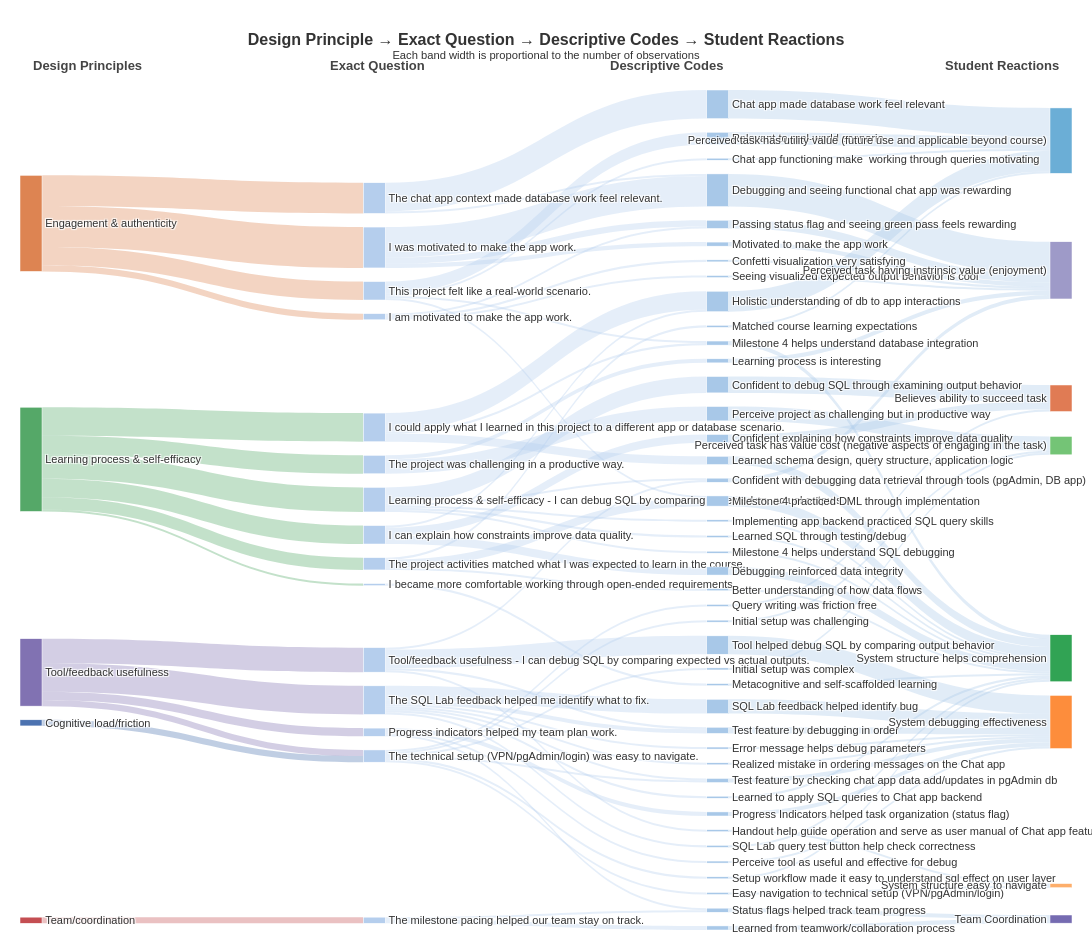

This figure's notebook cell:
### Code cell
"""
Sankey Plot: Design Principle → Exact Question → Descriptive Codes → Student Reactions
Data source: db-q4-2.csv
Requirements: pip install pandas plotly kaleido
"""

import pandas as pd
import plotly.graph_objects as go

# ── 1. Load data ──────────────────────────────────────────────────────────────
df = pd.read_csv("db-q4-2.csv")
df.columns = df.columns.str.strip()
df = df.dropna(subset=["Design Principle", "Exact question", "Descriptive Codes", "Students reactions"])

# ── 2. Build node list (4 layers in order) ───────────────────────────────────
design_principles = sorted(df["Design Principle"].unique().tolist())
exact_questions   = sorted(df["Exact question"].unique().tolist())
descriptive_codes = sorted(df["Descriptive Codes"].unique().tolist())
student_reactions = sorted(df["Students reactions"].unique().tolist())

all_nodes = design_principles + exact_questions + descriptive_codes + student_reactions

node_index = {name: i for i, name in enumerate(all_nodes)}

dp_count = len(design_principles)
eq_count = len(exact_questions)
dc_count = len(descriptive_codes)
sr_count = len(student_reactions)

# ── 3. Build links (3 link layers) ───────────────────────────────────────────
# Layer 1 → 2 : Design Principle → Exact Question
layer1 = (
    df.groupby(["Design Principle", "Exact question"])
    .size()
    .reset_index(name="value")
)

# Layer 2 → 3 : Exact Question → Descriptive Codes
layer2 = (
    df.groupby(["Exact question", "Descriptive Codes"])
    .size()
    .reset_index(name="value")
)

# Layer 3 → 4 : Descriptive Codes → Student Reactions
layer3 = (
    df.groupby(["Descriptive Codes", "Students reactions"])
    .size()
    .reset_index(name="value")
)

sources, targets, values = [], [], []

for _, row in layer1.iterrows():
    sources.append(node_index[row["Design Principle"]])
    targets.append(node_index[row["Exact question"]])
    values.append(row["value"])

for _, row in layer2.iterrows():
    sources.append(node_index[row["Exact question"]])
    targets.append(node_index[row["Descriptive Codes"]])
    values.append(row["value"])

for _, row in layer3.iterrows():
    sources.append(node_index[row["Descriptive Codes"]])
    targets.append(node_index[row["Students reactions"]])
    values.append(row["value"])

# ── 4. Colour palettes ────────────────────────────────────────────────────────
dp_colors = [
    "#4C72B0", "#DD8452", "#55A868", "#C44E52", "#8172B2"
][:dp_count]

eq_colors = ["#B5CEED"] * eq_count      # light blue for Exact Questions

dc_colors = ["#A8C8E8"] * dc_count      # slightly different blue for Descriptive Codes

sr_colors = [
    "#E07B54", "#6BAED6", "#74C476", "#9E9AC8",
    "#FD8D3C", "#FDAE6B", "#31A354", "#756BB1", "#636363"
][:sr_count]

node_colors = dp_colors + eq_colors + dc_colors + sr_colors

# Link colours: inherit source node colour with transparency
def hex_to_rgba(hex_color, alpha=0.35):
    hex_color = hex_color.lstrip("#")
    r, g, b = int(hex_color[0:2], 16), int(hex_color[2:4], 16), int(hex_color[4:6], 16)
    return f"rgba({r},{g},{b},{alpha})"

link_colors = [hex_to_rgba(node_colors[s]) for s in sources]

# ── 5. Build figure ───────────────────────────────────────────────────────────
fig = go.Figure(go.Sankey(
    arrangement="snap",
    node=dict(
        pad=18,
        thickness=22,
        line=dict(color="white", width=0.5),
        label=all_nodes,
        color=node_colors,
        hovertemplate="<b>%{label}</b><br>Total flow: %{value}<extra></extra>",
    ),
    
    link=dict(
        source=sources,
        target=targets,
        value=values,
        color=link_colors,
        hovertemplate=(
            "<b>%{source.label}</b> → <b>%{target.label}</b>"
            "<br>Count: %{value}<extra></extra>"
        ),
    ),
))

fig.update_layout(
    title=dict(
        text=(
            "<b>Design Principle → Exact Question → Descriptive Codes → Student Reactions</b>"
            "<br><sup>Each band width is proportional to the number of observations</sup>"
        ),
        x=0.5,
        xanchor="center",
        font=dict(size=16),
    ),
    font=dict(family="Arial", size=11, color="#333333"),
    paper_bgcolor="white",
    height=950,
    width=1600,
    margin=dict(l=20, r=20, t=90, b=20),
)

# ── 6. Layer label annotations ────────────────────────────────────────────────
layer_labels = ["Design Principles", "Exact Question", "Descriptive Codes", "Student Reactions"]
x_positions  = [0.01, 0.34, 0.67, 0.99]

for x_pos, label in zip(x_positions, layer_labels):
    fig.add_annotation(
        x=x_pos, y=1.04,
        xref="paper", yref="paper",
        text=f"<b>{label}</b>",
        showarrow=False,
        font=dict(size=13, color="#444"),
        align="center",
    )

# ── 7. Save outputs ───────────────────────────────────────────────────────────
fig.write_html("sankey_output.html")
print("✅  Saved: sankey_output.html  (interactive)")

try:
    fig.write_image("sankey_output.png", scale=2)
    print("✅  Saved: sankey_output.png   (static, 2× resolution)")
except Exception as e:
    print(f"⚠️  PNG export skipped ({e}). Install kaleido: pip install kaleido")

fig.show()

### Figure 1 — Plotly figure (JSON) as saved in the notebook; plotly's stock layout.template omitted (floating-point values rounded to 4 significant figures)
{"data": [{"arrangement": "snap", "link": {"color": ["rgba(76,114,176,0.35)", "rgba(221,132,82,0.35)", "rgba(221,132,82,0.35)", "rgba(221,132,82,0.35)", "rgba(221,132,82,0.35)", "rgba(85,168,104,0.35)", "rgba(85,168,104,0.35)", "rgba(85,168,104,0.35)", "rgba(85,168,104,0.35)", "rgba(85,168,104,0.35)", "rgba(85,168,104,0.35)", "rgba(196,78,82,0.35)", "rgba(129,114,178,0.35)", "rgba(129,114,178,0.35)", "rgba(129,114,178,0.35)", "rgba(129,114,178,0.35)", "rgba(181,206,237,0.35)", "rgba(181,206,237,0.35)", "rgba(181,206,237,0.35)", "rgba(181,206,237,0.35)", "rgba(181,206,237,0.35)", "rgba(181,206,237,0.35)", "rgba(181,206,237,0.35)", "rgba(181,206,237,0.35)", "rgba(181,206,237,0.35)", "rgba(181,206,237,0.35)", "rgba(181,206,237,0.35)", "rgba(181,206,237,0.35)", "rgba(181,206,237,0.35)", "rgba(181,206,237,0.35)", "rgba(181,206,237,0.35)", "rgba(181,206,237,0.35)", "rgba(181,206,237,0.35)", "rgba(181,206,237,0.35)", "rgba(181,206,237,0.35)", "rgba(181,206,237,0.35)", "rgba(181,206,237,0.35)", "rgba(181,206,237,0.35)", "rgba(181,206,237,0.35)", "rgba(181,206,237,0.35)", "rgba(181,206,237,0.35)", "rgba(181,206,237,0.35)", "rgba(181,206,237,0.35)", "rgba(181,206,237,0.35)", "rgba(181,206,237,0.35)", "rgba(181,206,237,0.35)", "rgba(181,206,237,0.35)", "rgba(181,206,237,0.35)", "rgba(181,206,237,0.35)", "rgba(181,206,237,0.35)", "rgba(181,206,237,0.35)", "rgba(181,206,237,0.35)", "rgba(181,206,237,0.35)", "rgba(181,206,237,0.35)", "rgba(181,206,237,0.35)", "rgba(181,206,237,0.35)", "rgba(181,206,237,0.35)", "rgba(181,206,237,0.35)", "rgba(181,206,237,0.35)", "rgba(181,206,237,0.35)", "rgba(181,206,237,0.35)", "rgba(181,206,237,0.35)", "rgba(181,206,237,0.35)", "rgba(181,206,237,0.35)", "rgba(181,206,237,0.35)", "rgba(181,206,237,0.35)", "rgba(181,206,237,0.35)", "rgba(168,200,232,0.35)", "rgba(168,200,232,0.35)", "rgba(168,200,232,0.35)", "rgba(168,200,232,0.35)", "rgba(168,200,232,0.35)", "rgba(168,200,232,0.35)", "rgba(168,200,232,0.35)", "rgba(168,200,232,0.35)", "rgba(168,200,232,0.35)", "rgba(168,200,232,0.35)", "rgba(168,200,232,0.35)", "rgba(168,200,232,0.35)", "rgba(168,200,232,0.35)", "rgba(168,200,232,0.35)", "rgba(168,200,232,0.35)", "rgba(168,200,232,0.35)", "rgba(168,200,232,0.35)", "rgba(168,200,232,0.35)", "rgba(168,200,232,0.35)", "rgba(168,200,232,0.35)", "rgba(168,200,232,0.35)", "rgba(168,200,232,0.35)", "rgba(168,200,232,0.35)", "rgba(168,200,232,0.35)", "rgba(168,200,232,0.35)", "rgba(168,200,232,0.35)", "rgba(168,200,232,0.35)", "rgba(168,200,232,0.35)", "rgba(168,200,232,0.35)", "rgba(168,200,232,0.35)", "rgba(168,200,232,0.35)", "rgba(168,200,232,0.35)", "rgba(168,200,232,0.35)", "rgba(168,200,232,0.35)", "rgba(168,200,232,0.35)", "rgba(168,200,232,0.35)", "rgba(168,200,232,0.35)", "rgba(168,200,232,0.35)", "rgba(168,200,232,0.35)", "rgba(168,200,232,0.35)", "rgba(168,200,232,0.35)", "rgba(168,200,232,0.35)"], "hovertemplate": "<b>%{source.label}</b> → <b>%{target.label}</b><br>Count: %{value}<extra></extra>", "source": [0, 1, 1, 1, 1, 2, 2, 2, 2, 2, 2, 3, 4, 4, 4, 4, 5, 5, 5, 6, 7, 7, 7, 8, 8, 8, 9, 9, 9, 10, 10, 10, 10, 10, 11, 11, 11, 12, 12, 12, 12, 12, 12, 12, 13, 13, 14, 14, 15, 15, 15, 16, 16, 17, 17, 17, 17, 17, 17, 18, 18, 18, 18, 19, 19, 19, 19, 20, 21, 22, 23, 24, 25, 26, 27, 28, 29, 30, 31, 32, 33, 34, 35, 36, 37, 38, 39, 40, 41, 42, 43, 44, 45, 46, 47, 48, 49, 50, 51, 52, 53, 54, 55, 56, 57, 58, 59, 60, 61], "target": [17, 5, 9, 13, 18, 6, 7, 8, 10, 15, 16, 14, 11, 12, 17, 19, 23, 47, 56, 42, 24, 28, 32, 32, 38, 44, 27, 46, 47, 25, 26, 33, 36, 43, 49, 50, 58, 30, 39, 52, 54, 55, 59, 60, 22, 27, 37, 58, 20, 41, 45, 40, 48, 29, 34, 35, 51, 57, 59, 21, 44, 45, 53, 26, 31, 60, 61, 68, 63, 63, 65, 62, 62, 65, 65, 68, 67, 66, 67, 63, 68, 64, 64, 68, 69, 68, 68, 65, 63, 68, 68, 68, 68, 65, 65, 64, 66, 66, 62, 66, 63, 66, 68, 65, 68, 69, 66, 66, 66], "value": [3, 3, 20, 15, 9, 1, 9, 14, 12, 6, 9, 3, 4, 14, 3, 12, 1, 1, 1, 1, 4, 4, 1, 9, 4, 1, 15, 2, 3, 8, 1, 1, 1, 1, 1, 2, 1, 1, 1, 1, 7, 1, 1, 2, 14, 1, 2, 1, 1, 1, 4, 2, 7, 1, 1, 1, 1, 1, 1, 1, 1, 1, 6, 1, 1, 1, 9, 1, 1, 14, 1, 4, 8, 2, 16, 4, 1, 1, 1, 10, 1, 1, 1, 1, 2, 4, 1, 2, 1, 1, 1, 2, 5, 2, 4, 7, 1, 2, 1, 1, 6, 7, 1, 1, 1, 2, 2, 3, 9]}, "node": {"color": ["#4C72B0", "#DD8452", "#55A868", "#C44E52", "#8172B2", "#B5CEED", "#B5CEED", "#B5CEED", "#B5CEED", "#B5CEED", "#B5CEED", "#B5CEED", "#B5CEED", "#B5CEED", "#B5CEED", "#B5CEED", "#B5CEED", "#B5CEED", "#B5CEED", "#B5CEED", "#A8C8E8", "#A8C8E8", "#A8C8E8", "#A8C8E8", "#A8C8E8", "#A8C8E8", "#A8C8E8", "#A8C8E8", "#A8C8E8", "#A8C8E8", "#A8C8E8", "#A8C8E8", "#A8C8E8", "#A8C8E8", "#A8C8E8", "#A8C8E8", "#A8C8E8", "#A8C8E8", "#A8C8E8", "#A8C8E8", "#A8C8E8", "#A8C8E8", "#A8C8E8", "#A8C8E8", "#A8C8E8", "#A8C8E8", "#A8C8E8", "#A8C8E8", "#A8C8E8", "#A8C8E8", "#A8C8E8", "#A8C8E8", "#A8C8E8", "#A8C8E8", "#A8C8E8", "#A8C8E8", "#A8C8E8", "#A8C8E8", "#A8C8E8", "#A8C8E8", "#A8C8E8", "#A8C8E8", "#E07B54", "#6BAED6", "#74C476", "#9E9AC8", "#FD8D3C", "#FDAE6B", "#31A354", "#756BB1"], "hovertemplate": "<b>%{label}</b><br>Total flow: %{value}<extra></extra>", "label": ["Cognitive load/friction", "Engagement & authenticity", "Learning process & self-efficacy", "Team/coordination", "Tool/feedback usefulness", "I am motivated to make the app work.", "I became more comfortable working through open-ended requirements.", "I can explain how constraints improve data quality.", "I could apply what I learned in this project to a different app or database scenario.", "I was motivated to make the app work.", "Learning process & self-efficacy - I can debug SQL by comparing expected vs. actual outputs.", "Progress indicators helped my team plan work.", "The SQL Lab feedback helped me identify what to fix.", "The chat app context made database work feel relevant.", "The milestone pacing helped our team stay on track.", "The project activities matched what I was expected to learn in the course.", "The project was challenging in a productive way.", "The technical setup (VPN/pgAdmin/login) was easy to navigate.", "This project felt like a real-world scenario.", "Tool/feedback usefulness - I can debug SQL by comparing expected vs actual outputs.", "Better understanding of how data flows", "Chat app functioning make  working through queries motivating", "Chat app made database work feel relevant", "Confetti visualization very satisfying", "Confident explaining how constraints improve data quality", "Confident to debug SQL through examining output behavior", "Confident with debugging data retrieval through tools (pgAdmin, DB app)", "Debugging and seeing functional chat app was rewarding", "Debugging reinforced data integrity", "Easy navigation to technical setup (VPN/pgAdmin/login)", "Error message helps debug parameters", "Handout help guide operation and serve as user manual of Chat app feature", "Holistic understanding of db to app interactions", "Implementing app backend practiced SQL query skills", "Initial setup was challenging", "Initial setup was complex", "Learned SQL through testing/debug", "Learned from teamwork/collaboration process", "Learned schema design, query structure, application logic", "Learned to apply SQL queries to Chat app backend", "Learning process is interesting", "Matched course learning expectations", "Metacognitive and self-scaffolded learning", "Milestone 4 helps understand SQL debugging", "Milestone 4 helps understand database integration", "Milestone 4 practiced DML through implementation", "Motivated to make the app work", "Passing status flag and seeing green pass feels rewarding", "Perceive project as challenging but in productive way", "Perceive tool as useful and effective for debug", "Progress Indicators helped task organization (status flag)", "Query writing was friction free", "Realized mistake in ordering messages on the Chat app", "Relevant to real-world scenario", "SQL Lab feedback helped identify bug", "SQL Lab query test button help check correctness", "Seeing visualized expected output behavior is cool", "Setup workflow made it easy to understand sql effect on user layer", "Status flags helped track team progress", "Test feature by checking chat app data add/updates in pgAdmin db", "Test feature by debugging in order", "Tool helped debug SQL by comparing output behavior", "Believes ability to succeed task", "Perceived task has utility value (future use and applicable beyond course)", "Perceived task has value cost (negative aspects of engaging in the task)", "Perceived task having instrinsic value (enjoyment)", "System debugging effectiveness", "System structure easy to navigate", "System structure helps comprehension", "Team Coordination"], "line": {"color": "white", "width": 0.5}, "pad": 18, "thickness": 22}, "type": "sankey"}], "layout": {"annotations": [{"align": "center", "font": {"color": "#444", "size": 13}, "showarrow": false, "text": "<b>Design Principles</b>", "x": 0.01, "xref": "paper", "y": 1.04, "yref": "paper"}, {"align": "center", "font": {"color": "#444", "size": 13}, "showarrow": false, "text": "<b>Exact Question</b>", "x": 0.34, "xref": "paper", "y": 1.04, "yref": "paper"}, {"align": "center", "font": {"color": "#444", "size": 13}, "showarrow": false, "text": "<b>Descriptive Codes</b>", "x": 0.67, "xref": "paper", "y": 1.04, "yref": "paper"}, {"align": "center", "font": {"color": "#444", "size": 13}, "showarrow": false, "text": "<b>Student Reactions</b>", "x": 0.99, "xref": "paper", "y": 1.04, "yref": "paper"}], "font": {"color": "#333333", "family": "Arial", "size": 11}, "height": 950, "margin": {"b": 20, "l": 20, "r": 20, "t": 90}, "paper_bgcolor": "white", "title": {"font": {"size": 16}, "text": "<b>Design Principle → Exact Question → Descriptive Codes → Student Reactions</b><br><sup>Each band width is proportional to the number of observations</sup>", "x": 0.5, "xanchor": "center"}, "width": 1600}}
